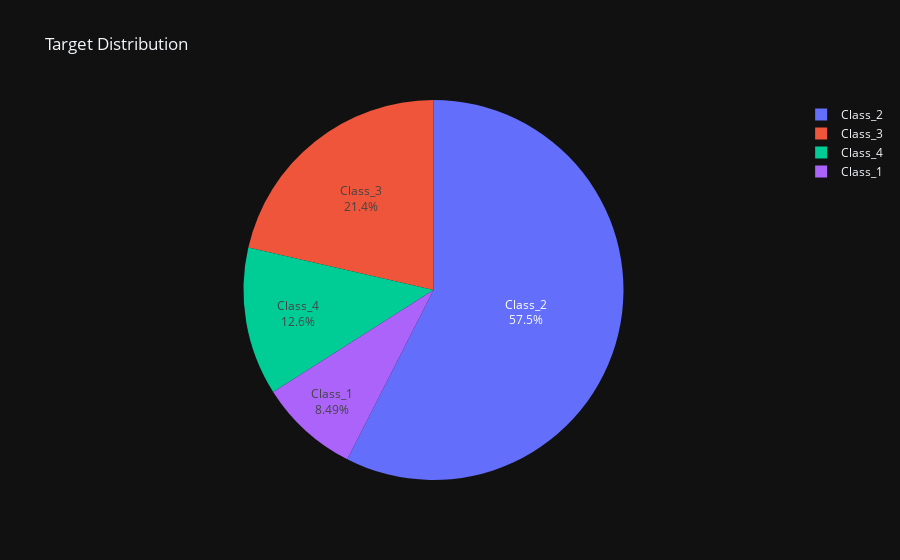

Notebook cell for this chart:
### Markdown cell above
<h3>Target Distribution</h3>

### Code cell
fig = go.Figure()

to_plot = data_train.value_counts('target')

fig.add_trace(go.Pie(
    labels = to_plot.index,
    values = to_plot.values,
    textinfo='label+percent'
))

fig.update_layout(
    template='plotly_dark',
    title_text = 'Target Distribution'
)

### Figure 1 — Plotly figure (JSON) as saved in the notebook; plotly's stock layout.template omitted (floating-point values rounded to 4 significant figures)
{"data": [{"labels": ["Class_2", "Class_3", "Class_4", "Class_1"], "textinfo": "label+percent", "type": "pie", "values": [57497, 21420, 12593, 8490]}], "layout": {"title": {"text": "Target Distribution"}}}
